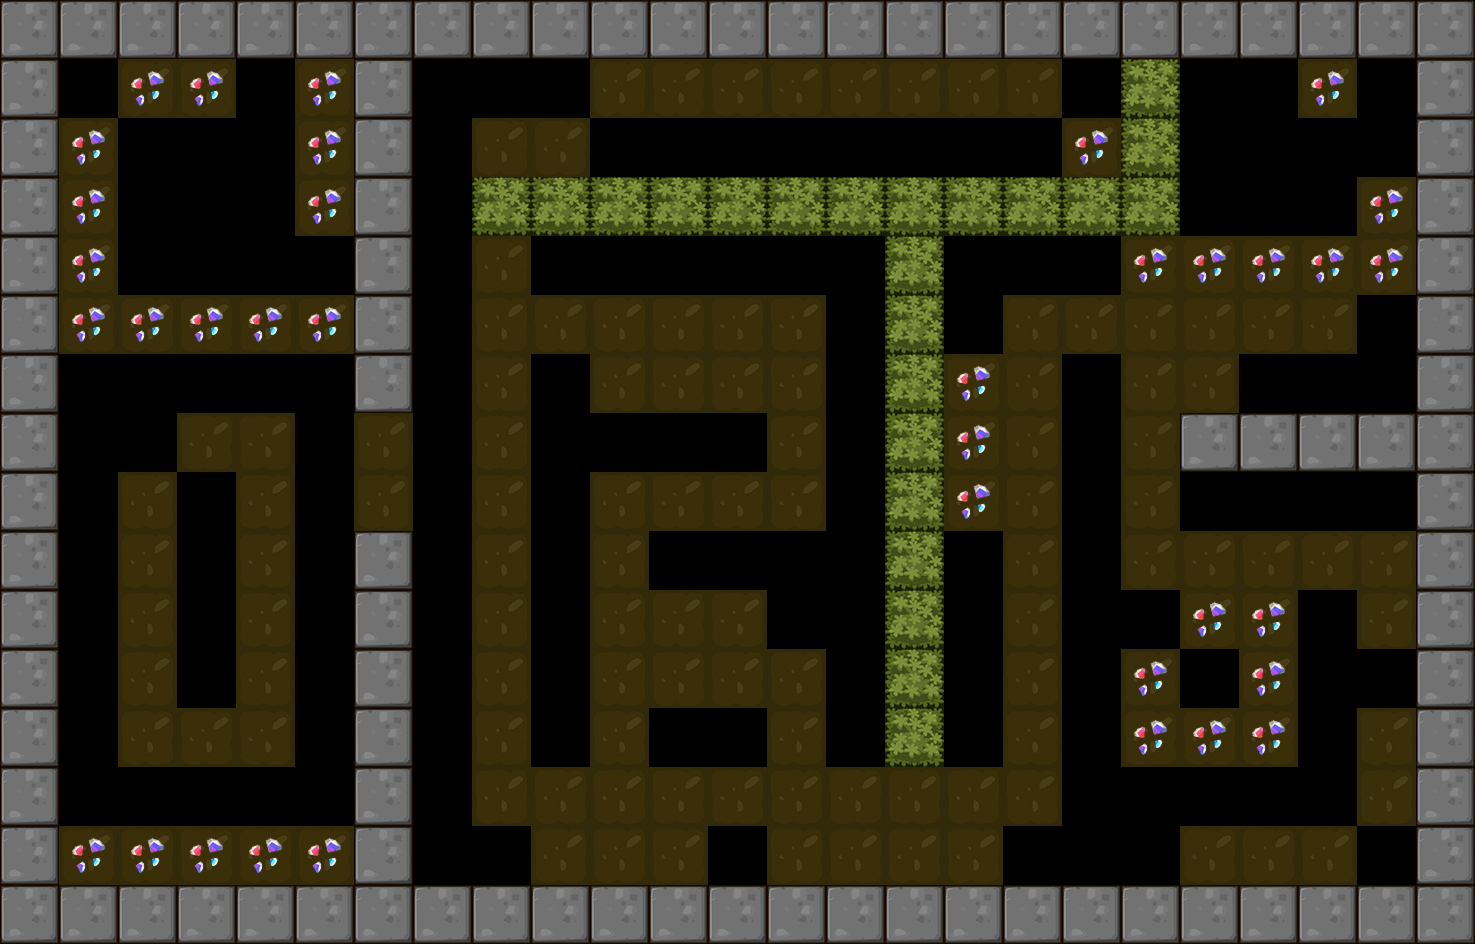

The image is a tile-based game level rendered from a .tmx file. Its description and source (layers, tilesets, objects; grid data summarised) follow:
An orthogonal 25x16 tile map with 59x59 px tiles, 1 tile layer (BackGround) and 6 objects (4x Shipper, Player, Hammer).

<map version="1.0" orientation="orthogonal" renderorder="right-down" width="25" height="16" tilewidth="59" tileheight="59">
 <tileset firstgid="1" name="itemmap" tilewidth="59" tileheight="59">
  <image source="tileset2.png" trans="ff00ff" width="354" height="354" />
 </tileset>
 <layer name="BackGround" width="25" height="16">
  <data>[400 cells, 334 non-empty, 10 distinct tile ids]</data>
 </layer>
 <objectgroup name="RobotCharacter">
  <object name="Player" x="1003" y="132.75" width="40" height="40" />
 </objectgroup>
 <objectgroup name="EnemyCharacter">
  <object name="Shipper" type="Shipper" x="191.75" y="368.75" width="40" height="40" />
  <object name="Hammer" type="Hammer" x="419.426" y="246.106" width="40" height="40" />
  <object name="Shipper" type="Shipper" x="603.249" y="421.176" width="40" height="40" />
  <object name="Shipper" type="Shipper" x="1067.44" y="600.168" width="40" height="40" />
  <object name="Shipper" type="Shipper" x="302.969" y="777.114" width="40" height="40" />
 </objectgroup>
</map>
